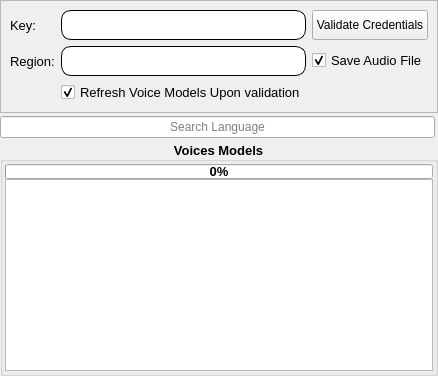
         <widget class="QWidget" name="azure_page">
          <layout class="QGridLayout" name="gridLayout_10">
           <property name="leftMargin">
            <number>0</number>
           </property>
           <property name="topMargin">
            <number>0</number>
           </property>
           <property name="rightMargin">
            <number>0</number>
           </property>
           <property name="bottomMargin">
            <number>0</number>
           </property>
           <property name="spacing">
            <number>2</number>
           </property>
           <item row="0" column="0">
            <widget class="QWidget" name="formWidget_4" native="true">
             <layout class="QGridLayout" name="gridLayout_4">
              <property name="leftMargin">
               <number>0</number>
              </property>
              <property name="topMargin">
               <number>0</number>
              </property>
              <property name="rightMargin">
               <number>0</number>
              </property>
              <property name="bottomMargin">
               <number>0</number>
              </property>
              <property name="spacing">
               <number>3</number>
              </property>
              <item row="5" column="0" colspan="2">
               <widget class="QGroupBox" name="groupBox_2">
                <property name="font">
                 <font>
                  <pointsize>10</pointsize>
                  <weight>75</weight>
                  <bold>true</bold>
                 </font>
                </property>
                <property name="styleSheet">
                 <string notr="true"/>
                </property>
                <property name="title">
                 <string>Voices Models</string>
                </property>
                <property name="alignment">
                 <set>Qt::AlignCenter</set>
                </property>
                <property name="flat">
                 <bool>false</bool>
                </property>
                <layout class="QVBoxLayout" name="verticalLayout_7">
                 <property name="spacing">
                  <number>0</number>
                 </property>
                 <property name="leftMargin">
                  <number>2</number>
                 </property>
                 <property name="topMargin">
                  <number>2</number>
                 </property>
                 <property name="rightMargin">
                  <number>2</number>
                 </property>
                 <property name="bottomMargin">
                  <number>2</number>
                 </property>
                 <item>
                  <widget class="QProgressBar" name="azure_progressBar">
                   <property name="maximumSize">
                    <size>
                     <width>16777215</width>
                     <height>15</height>
                    </size>
                   </property>
                   <property name="styleSheet">
                    <string notr="true"/>
                   </property>
                   <property name="value">
                    <number>0</number>
                   </property>
                   <property name="alignment">
                    <set>Qt::AlignCenter</set>
                   </property>
                   <property name="textVisible">
                    <bool>true</bool>
                   </property>
                  </widget>
                 </item>
                 <item>
                  <widget class="QListWidget" name="listWidget_voiceazure">
                   <property name="sizePolicy">
                    <sizepolicy hsizetype="Expanding" vsizetype="Expanding">
                     <horstretch>0</horstretch>
                     <verstretch>0</verstretch>
                    </sizepolicy>
                   </property>
                   <property name="styleSheet">
                    <string notr="true"/>
                   </property>
                   <property name="verticalScrollBarPolicy">
                    <enum>Qt::ScrollBarAsNeeded</enum>
                   </property>
                   <property name="sortingEnabled">
                    <bool>true</bool>
                   </property>
                  </widget>
                 </item>
                </layout>
               </widget>
              </item>
              <item row="0" column="0" colspan="2">
               <widget class="QFrame" name="frame_4">
                <property name="frameShape">
                 <enum>QFrame::StyledPanel</enum>
                </property>
                <property name="frameShadow">
                 <enum>QFrame::Raised</enum>
                </property>
                <layout class="QGridLayout" name="gridLayout_13">
                 <item row="3" column="0">
                  <widget class="QLabel" name="label_10">
                   <property name="font">
                    <font>
                     <pointsize>10</pointsize>
                    </font>
                   </property>
                   <property name="text">
                    <string>Region:</string>
                   </property>
                  </widget>
                 </item>
                 <item row="1" column="1">
                  <widget class="QLineEdit" name="lineEdit_key">
                   <property name="styleSheet">
                    <string notr="true">border-style: outset;
border-width: 1px;
border-radius: 10px;
min-width: 10em;
padding: 6px;</string>
                   </property>
                  </widget>
                 </item>
                 <item row="1" column="0">
                  <widget class="QLabel" name="label_9">
                   <property name="font">
                    <font>
                     <pointsize>10</pointsize>
                    </font>
                   </property>
                   <property name="text">
                    <string>Key:</string>
                   </property>
                  </widget>
                 </item>
                 <item row="3" column="2">
                  <widget class="QCheckBox" name="checkBox_saveAudio">
                   <property name="font">
                    <font>
                     <pointsize>10</pointsize>
                    </font>
                   </property>
                   <property name="text">
                    <string>Save Audio File</string>
                   </property>
                   <property name="checked">
                    <bool>true</bool>
                   </property>
                  </widget>
                 </item>
                 <item row="1" column="2">
                  <widget class="QPushButton" name="validate_azure">
                   <property name="minimumSize">
                    <size>
                     <width>0</width>
                     <height>30</height>
                    </size>
                   </property>
                   <property name="toolTip">
                    <string>&lt;html&gt;&lt;head/&gt;&lt;body&gt;&lt;p&gt;&lt;span style=&quot; font-size:10pt;&quot;&gt;Test the validity of the credential. If no error is detected, there will be no changes else, the credentials will be cleared.&lt;/span&gt;&lt;/p&gt;&lt;/body&gt;&lt;/html&gt;</string>
                   </property>
                   <property name="styleSheet">
                    <string notr="true"/>
                   </property>
                   <property name="text">
                    <string>Validate Credentials</string>
                   </property>
                  </widget>
                 </item>
                 <item row="3" column="1">
                  <widget class="QLineEdit" name="lineEdit_region">
                   <property name="styleSheet">
                    <string notr="true">border-style: outset;
border-width: 1px;
border-radius: 10px;
min-width: 10em;
padding: 6px;</string>
                   </property>
                  </widget>
                 </item>
                 <item row="4" column="1">
                  <widget class="QCheckBox" name="checkBox_azure">
                   <property name="font">
                    <font>
                     <pointsize>10</pointsize>
                    </font>
                   </property>
                   <property name="text">
                    <string>Refresh Voice Models Upon validation</string>
                   </property>
                   <property name="checked">
                    <bool>true</bool>
                   </property>
                  </widget>
                 </item>
                </layout>
               </widget>
              </item>
              <item row="1" column="0">
               <widget class="QLineEdit" name="search_language_azure">
                <property name="alignment">
                 <set>Qt::AlignCenter</set>
                </property>
                <property name="placeholderText">
                 <string>Search Language</string>
                </property>
                <property name="clearButtonEnabled">
                 <bool>false</bool>
                </property>
               </widget>
              </item>
             </layout>
            </widget>
           </item>
          </layout>
         </widget>
